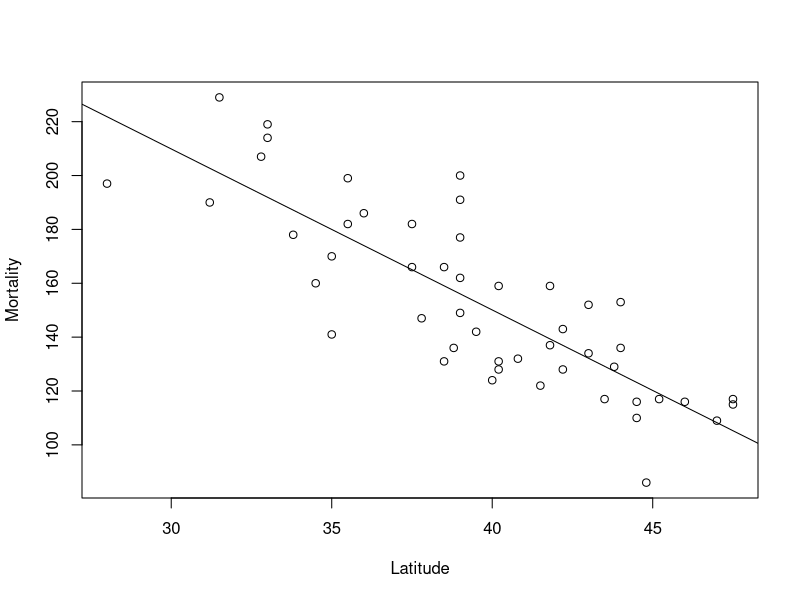
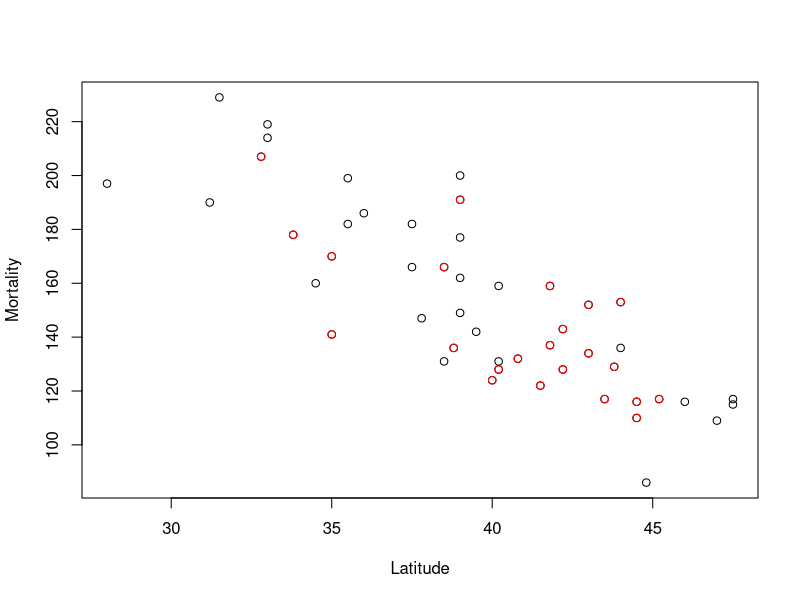
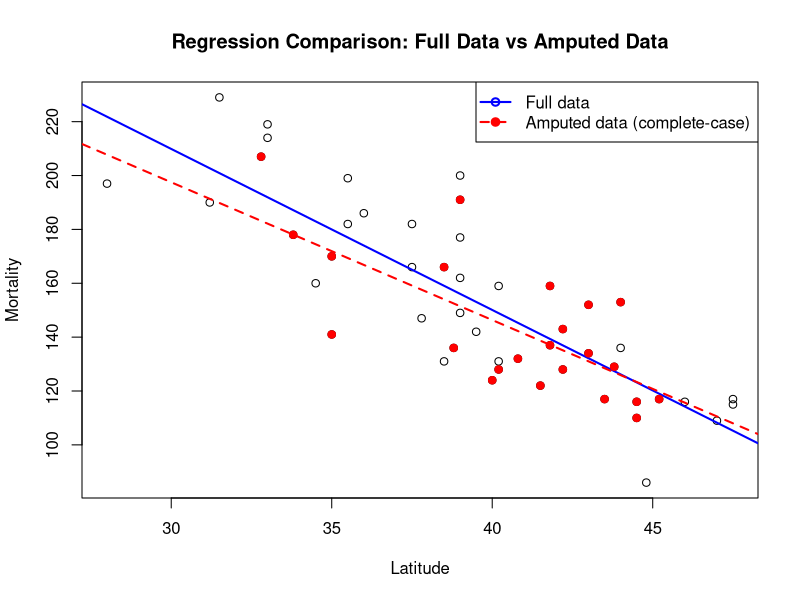

The R source for these figures, in order:
## ---- chunk 1
#| message: false
library(tidyverse)
library(mice)
## ---- chunk 2
set.seed(5003)
full.data <- read.csv("skin-cancer.csv", header = TRUE)
## ---- chunk 3
full_model <- lm(Mort ~ Lat, data = full.data)
plot(Mort ~ Lat, data =full.data, ylab = "Mortality", xlab = "Latitude")
abline(full_model)
summary(full_model)
## ---- chunk 4
set.seed(5003)
amputed_data <- ampute(full.data, prop = 0.5, patterns = data.frame(Lat = 1, Mort = 0))
# Take the counts and map to the proportion (average)
colMeans(is.na(amputed_data$amp))
# Let's plot the data and visualize which data points were amputed.
plot(Mort ~ Lat, data = full.data, ylab = "Mortality", xlab = "Latitude")
# Method 1 :
amp <- amputed_data[["amp"]]
with(amp, points(Lat, Mort, col = "red"))
## ---- chunk 5
complete_model_on_amp <- lm(Mort ~ Lat, data = amp)
summary(complete_model_on_amp)
# Plot the original (full data) and the regression line using the original data.
# Remove rows with missing Latitude for regression
amp_complete <- amp[complete.cases(amp), ]

# Fit the model on complete cases
complete_model_on_amp <- lm(Mort ~ Lat, data = amp_complete)
summary(complete_model_on_amp)

# Plot full data and regression line
plot(Mort ~ Lat, data = full.data, xlab = "Latitude", ylab = "Mortality",
     main = "Regression Comparison: Full Data vs Amputed Data")
abline(full_model, col = "blue", lwd = 2)
points(Mort ~ Lat, data = amp, col = "red", pch = 19)  # Amputed data
abline(complete_model_on_amp, col = "red", lwd = 2, lty = 2)
legend("topright", legend = c("Full data", "Amputed data (complete-case)"),
       col = c("blue", "red"), lty = c(1, 2), lwd = 2, pch = c(1, 19))

# On the same plot show the amputed data and the regression line using only the amputed data
## ---- chunk 6
# Can fit another lm, with Latitude as the response and Mortality as the predictor
# on the amputed data
# fill in (impute) the missing values
missing_lat_model <- lm(Lat ~ Mort, data = amp)
# Use predict.lm to predict the missing Latitudes
missing_latitudes <- is.na(amp[["Lat"]])
newdat <- amp[missing_latitudes, ]
predicted_latitudes <- predict(missing_lat_model, newdata = newdat)
basic_imputed_dat <- amp
basic_imputed_dat[missing_latitudes, 2] <- predicted_latitudes
## ---- chunk 7
# Estimate the sigma (or sigma^2) from the simple linear regression on the amputed data.
sigma_estimate <- 1 #Incorrect placeholder
# plug in to rnorm
n_imp <- 1 # the number of imputed values (incorrect, only a placeholder)
unexplained_variation <- rnorm(n_imp, sd = sigma_estimate) # n = n_imp, sd = sigma_estimate above.
random_imputed_dat <- basic_imputed_dat
random_imputed_dat[missing_latitudes, 2] <- NA # Placeholder
